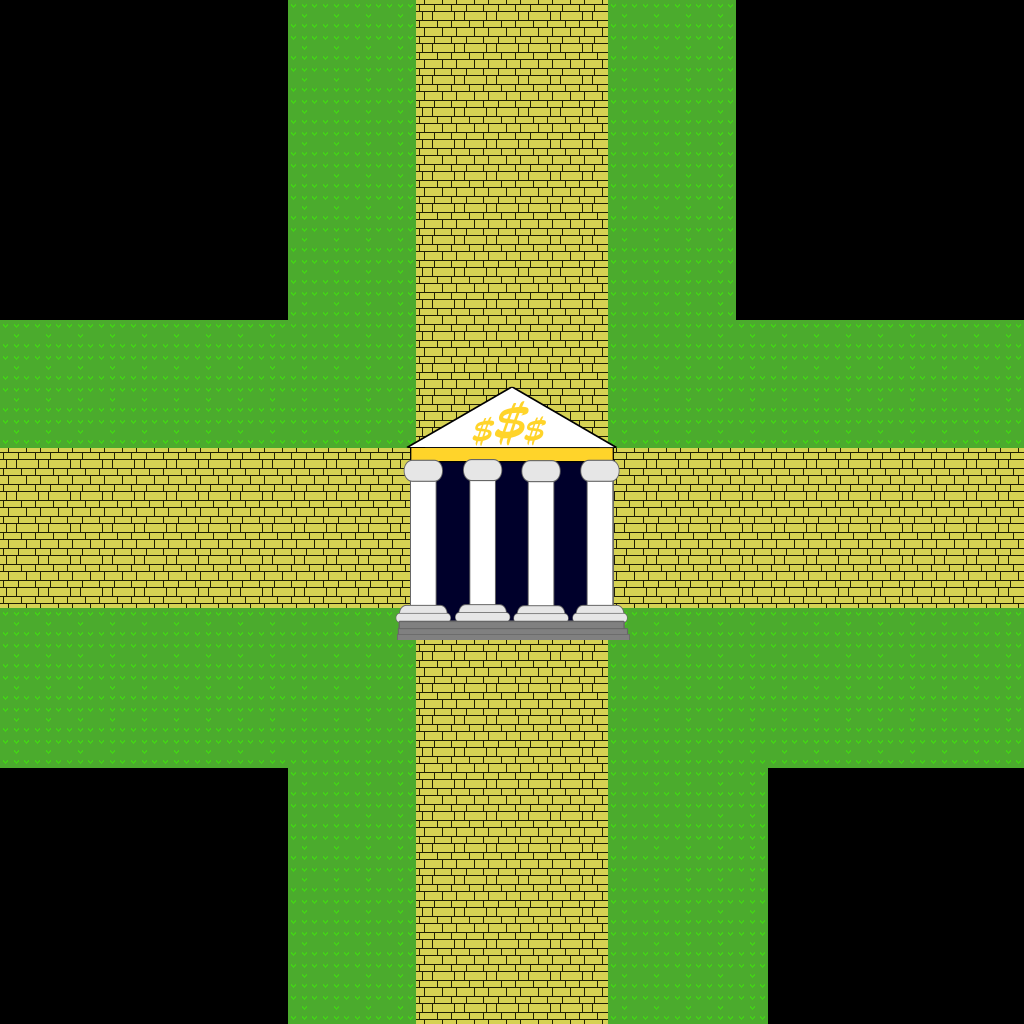

This game map was drawn from its Tiled (.tmx) file and the tilesets committed beside it. A one-line description and the trimmed map source follow:
An orthogonal 32x32 tile map with 32x32 px tiles, 3 tile layers (Grass, Roads, Bank), 3 tilesets and 4 objects (0, 1, 2, 3).

<map version="1.0" tiledversion="2018.04.18" orientation="orthogonal" renderorder="right-down" width="32" height="32" tilewidth="32" tileheight="32" infinite="0" nextobjectid="6">
 <tileset firstgid="1" name="WTspritesheetBank" tilewidth="32" tileheight="32" tilecount="64" columns="8">
  <image source="WTspritesheetBank.png" trans="000000" width="256" height="256" />
 </tileset>
 <tileset firstgid="65" name="WTspritesheetG" tilewidth="32" tileheight="32" tilecount="1" columns="1">
  <image source="WTspritesheetG.png" trans="000000" width="32" height="32" />
 </tileset>
 <tileset firstgid="66" name="WTspritesheetR" tilewidth="32" tileheight="32" tilecount="1" columns="1">
  <image source="WTspritesheetR.png" trans="000000" width="32" height="32" />
 </tileset>
 <layer name="Grass" width="32" height="32">
  <data>[1024 cells, 386 non-empty, 1 distinct tile ids]</data>
 </layer>
 <layer name="Roads" width="32" height="32">
  <data>[1024 cells, 284 non-empty, 1 distinct tile ids]</data>
 </layer>
 <layer name="Bank" width="32" height="32">
  <data>[1024 cells, 64 non-empty, 64 distinct tile ids]</data>
 </layer>
 <objectgroup name="Path">
  <object id="1" name="0" x="0" y="466.286">
   <polyline points="-32,45.7143 64,-18.2857 108.912,56.5672 160,141.714 224,-18.2857 256,141.714 288,-18.2857 320,141.714 384,45.7143 512,45.7143" />
  </object>
  <object id="3" name="1" x="1024" y="544">
   <polyline points="0,0 -192,-96 -320,64 -480,-32" />
  </object>
  <object id="4" name="2" x="512" y="0">
   <polyline points="0,0 -96,224 0,480" />
  </object>
  <object id="5" name="3" x="512" y="1024">
   <polyline points="0,0 -96,-192 0,-480" />
  </object>
 </objectgroup>
</map>